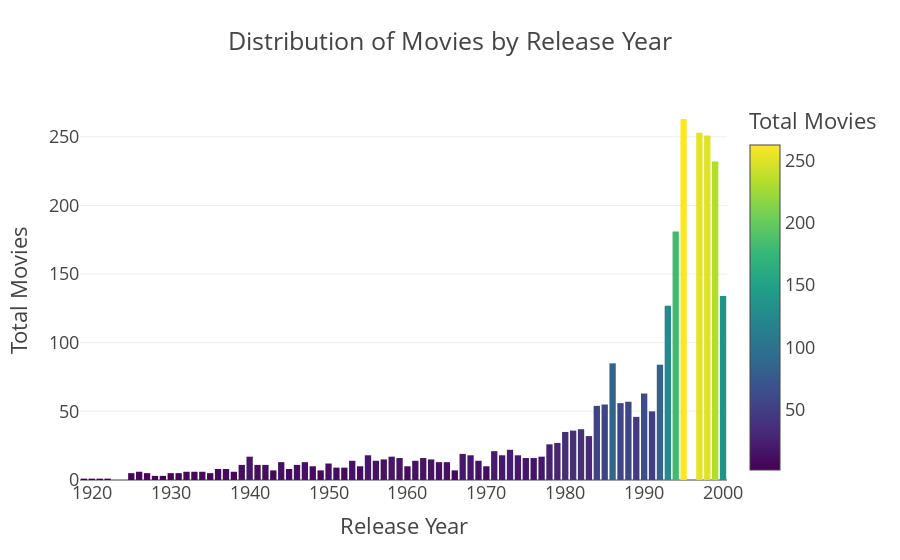

Notebook code for this chart:
### Code cell
# ploting the data 
px.bar(year, x= 'year', y='num_of_films',color = 'num_of_films',
              labels={'year': 'Release Year', 'num_of_films': 'Total Movies'},
              title='Distribution of Movies by Release Year',template = 'presentation')

### Figure 1 — Plotly figure (JSON) as saved in the notebook; plotly's stock layout.template omitted (floating-point values rounded to 4 significant figures)
{"data": [{"alignmentgroup": "True", "hovertemplate": "Release Year=%{x}<br>Total Movies=%{marker.color}<extra></extra>", "legendgroup": "", "marker": {"color": [263, 253, 251, 232, 181, 134, 127, 85, 84, 63, 57, 56, 55, 54, 50, 46, 37, 36, 35, 32, 27, 26, 22, 21, 19, 18, 18, 18, 18, 17, 17, 17, 16, 16, 16, 16, 15, 15, 14, 14, 14, 14, 13, 13, 13, 13, 12, 11, 11, 11, 11, 10, 10, 10, 10, 9, 9, 8, 8, 8, 7, 7, 7, 6, 6, 6, 6, 6, 5, 5, 5, 5, 5, 3, 3, 1, 1, 1, 1], "coloraxis": "coloraxis", "pattern": {"shape": ""}}, "name": "", "offsetgroup": "", "orientation": "v", "showlegend": false, "textposition": "auto", "x": ["1995", "1997", "1998", "1999", "1994", "2000", "1993", "1986", "1992", "1990", "1988", "1987", "1985", "1984", "1991", "1989", "1982", "1981", "1980", "1983", "1979", "1978", "1973", "1971", "1967", "1968", "1955", "1974", "1972", "1958", "1940", "1977", "1959", "1962", "1976", "1975", "1957", "1963", "1969", "1956", "1953", "1961", "1964", "1944", "1965", "1947", "1950", "1942", "1941", "1946", "1939", "1970", "1954", "1948", "1960", "1952", "1951", "1937", "1936", "1945", "1949", "1966", "1943", "1938", "1934", "1933", "1932", "1926", "1931", "1930", "1935", "1925", "1927", "1929", "1928", "1920", "1922", "1921", "1919"], "xaxis": "x", "y": [263, 253, 251, 232, 181, 134, 127, 85, 84, 63, 57, 56, 55, 54, 50, 46, 37, 36, 35, 32, 27, 26, 22, 21, 19, 18, 18, 18, 18, 17, 17, 17, 16, 16, 16, 16, 15, 15, 14, 14, 14, 14, 13, 13, 13, 13, 12, 11, 11, 11, 11, 10, 10, 10, 10, 9, 9, 8, 8, 8, 7, 7, 7, 6, 6, 6, 6, 6, 5, 5, 5, 5, 5, 3, 3, 1, 1, 1, 1], "yaxis": "y", "type": "bar"}], "layout": {"xaxis": {"anchor": "y", "domain": [0.0, 1.0], "title": {"text": "Release Year"}}, "yaxis": {"anchor": "x", "domain": [0.0, 1.0], "title": {"text": "Total Movies"}}, "coloraxis": {"colorbar": {"title": {"text": "Total Movies"}}, "colorscale": [[0.0, "#440154"], [0.1111, "#482878"], [0.2222, "#3e4989"], [0.3333, "#31688e"], [0.4444, "#26828e"], [0.5556, "#1f9e89"], [0.6667, "#35b779"], [0.7778, "#6ece58"], [0.8889, "#b5de2b"], [1.0, "#fde725"]]}, "legend": {"tracegroupgap": 0}, "title": {"text": "Distribution of Movies by Release Year"}, "barmode": "relative"}}
